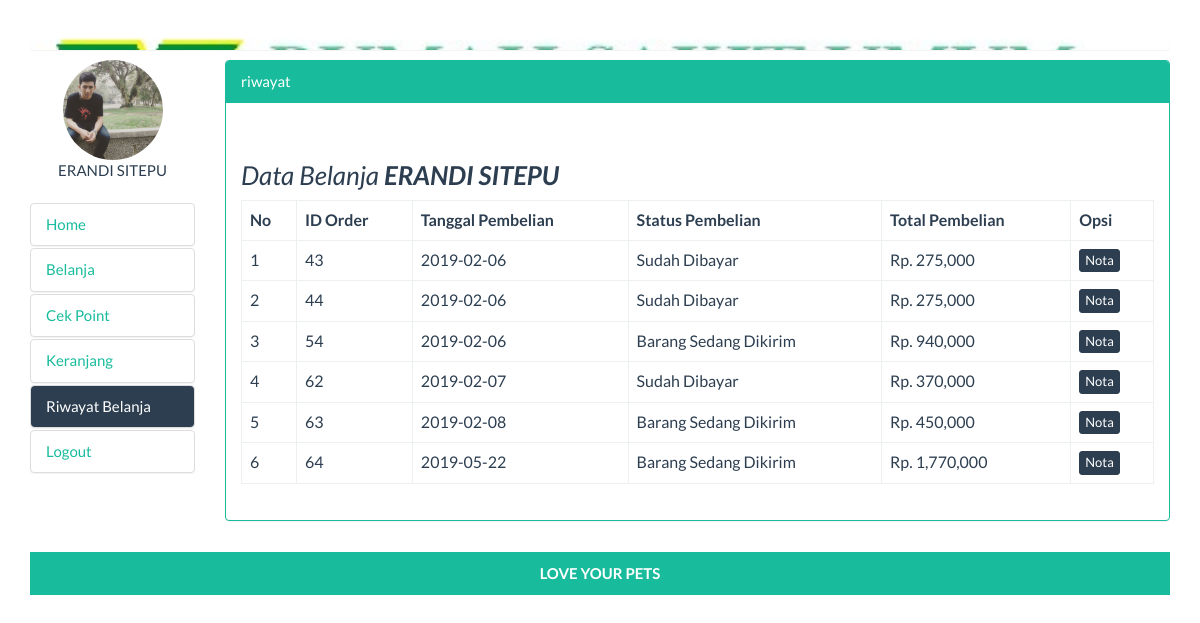
Screenshot of /views/pelanggan/index.php?page=riwayat (signed in) with the database file from the repository.
### tables this page shows
CREATE TABLE `tbl_pelanggan` (
  `id_pelanggan` int(11) NOT NULL,
  `nama_pelanggan` varchar(100) NOT NULL,
  `jenis_kelamin` varchar(30) NOT NULL,
  `alamat` varchar(100) NOT NULL,
  `telepon` varchar(20) NOT NULL,
  `foto` varchar(200) NOT NULL,
  `username` varchar(100) NOT NULL,
  `password` varchar(100) NOT NULL
);

CREATE TABLE `tbl_pembeli` (
  `id_pembelian` int(11) NOT NULL,
  `id_pelanggan` int(11) NOT NULL,
  `id_ongkir` int(11) NOT NULL,
  `tanggal_pembelian` date NOT NULL,
  `total_pembelian` int(11) NOT NULL,
  `status_pembelian` varchar(40) NOT NULL DEFAULT 'Pending'
);

### views/pelanggan/riwayat/view.php (the view, shortened to what this page needs)
<?php
	include "conf/db.php";
?>
<table  class="table table-bordered">
	<tr>
		<th>No</th>
		<th>ID Order</th>
		<th>Tanggal Pembelian</th>
		<th>Status Pembelian</th>
		<th>Total Pembelian</th>
		<th>Opsi</th>
	</tr>
<?php
	$no=1;
		$user=$_SESSION['ses_username'];
		$sql=mysqli_query($koneksi,"Select * from tbl_pelanggan where username='$user'");
		while($tamp= mysqli_fetch_assoc($sql)){
		 $id_pelanggan=$tamp['id_pelanggan'];
		 $nama=$tamp['nama_pelanggan'];
		 }
		echo "<h3><i>Data Belanja <b> $nama</b></i></h3>";
	$sql = mysqli_query($koneksi,"SELECT * FROM tbl_pembeli where id_pelanggan='$id_pelanggan'");
	while ($tampil = mysqli_fetch_array($sql)) {
		$id_pembelian=$tampil['id_pembelian'];
		?>
			<tr>
				<td>
					<?php echo $no; ?>
				</td>
				<td>
					<?php echo $tampil['id_pembelian']; ?>
				</td>
				<td>
					<?php echo $tampil['tanggal_pembelian']; ?>
				</td>
				<td>
					<?php echo $tampil['status_pembelian']; ?>
				</td>
				<td>Rp.
					<?php echo number_format($tampil['total_pembelian']); ?>
				</td>
				<td>
					<a href="?page=riwayat&op=nota&id=<?php echo $id_pembelian ?>" class="btn btn-primary btn-xs">Nota</a>
				</td>
			</tr>
		<?php $no++;
	}
?>
</table>

### views/pelanggan/index.php (shortened to what this page needs)
<?php
	include "../../conf/db.php";
	$username=$_SESSION['ses_username'];
?>
<html>
	<head>
		<link href="../../assets/bootstrap/css/bootstrap.css" rel="stylesheet">
		<link href="../../assets/bootstrap/css/style.css" rel="stylesheet">
	</head>
	<body>
		<div class="container">
			<div class="top">
			<?php
			$sql = mysqli_query($koneksi,"SELECT * FROM tbl_pelanggan WHERE username='$username'");
			while ($tampil = mysqli_fetch_assoc($sql)) {
				$foto=$tampil['foto'];
				$nama=$tampil['nama_pelanggan'];
			}
			?>
				<div class="row">
					<div class="col-sm-12">
						<div class="brand-2">
							<span class="h5"><i><b>Monjali Pesthop</b></i><div style='text-align:right'><i> Hi, <?php echo $nama;?></i></div></span>
						</div>
					</div>
				</div>
			</div>
			<div class="row">
				<div class="col-sm-2">
					<ul class="nav nav-pills nav-stacked">
						<div  style='text-align:center'><img src="../../uploads/<?php echo $foto ?>" width="100px"height="100px" class='img-circle'><?php echo '</br>',$nama,'</br>';?><br></div>
						<li class="<?php if($_GET['page']==""){echo "active";} ?>"><a href="index.php">Home</a></li>
						<li class="<?php if($_GET['page']=="belanja"){echo "active";} ?>"><a href="?page=belanja">Belanja</a></li>
						<li class="<?php if($_GET['page']=="point"){echo "active";} ?>"><a href="?page=point">Cek Point</a></li>
						<li class="<?php if($_GET['page']=="keranjang"){echo "active";} ?>"><a href="?page=keranjang">Keranjang</a></li>
						<li class="<?php if($_GET['page']=="riwayat"){echo "active";} ?>"><a href="?page=riwayat">Riwayat Belanja</a></li>
						<li class="<?php if($_GET['page']=="logout"){echo "active";} ?>"><a href="?page=logout">Logout</a></li>
					</ul>
				</div>
				<div class="col-sm-10">
					<div class="panel panel-success">
						<div class="panel-heading"> <?php echo $_GET['page'];?></div><br>
						<div class="panel-body">
							<?php
								switch ($_GET['page']){
									case 'riwayat': include"riwayat/index.php"; break;
								}
							?>
						</div>
					</div>
				</div>
			</div>
				<div class="row">
				<div class="col-sm-12">
			<div class="boottom">
					<b>LOVE YOUR PETS</b>
				</div>
				</div>
			</div>
		</div>
	</body>
</html>

### rows the page displays
tbl_pelanggan: foto (picture), nama_pelanggan "ERANDI SITEPU"
tbl_pembeli: id_pembelian "43", tanggal_pembelian "2019-02-06", status_pembelian "Sudah Dibayar", total_pembelian "275,000"
tbl_pembeli: id_pembelian "44", tanggal_pembelian "2019-02-06", status_pembelian "Sudah Dibayar", total_pembelian "275,000"
tbl_pembeli: id_pembelian "54", tanggal_pembelian "2019-02-06", status_pembelian "Barang Sedang Dikirim", total_pembelian "940,000"
tbl_pembeli: id_pembelian "62", tanggal_pembelian "2019-02-07", status_pembelian "Sudah Dibayar", total_pembelian "370,000"
tbl_pembeli: id_pembelian "63", tanggal_pembelian "2019-02-08", status_pembelian "Barang Sedang Dikirim", total_pembelian "450,000"
tbl_pembeli: id_pembelian "64", tanggal_pembelian "2019-05-22", status_pembelian "Barang Sedang Dikirim", total_pembelian "1,770,000"

### other values shown
$_GET['page'] "riwayat"
